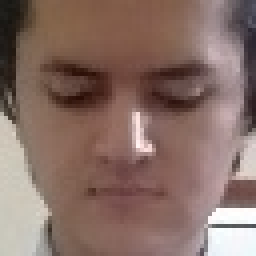
#> input picture More_Improving_Age_Regression/Dataset/UTKFace (Reduced and sameed + arham)/21_N_Sameed_11_.jpg, 64 x 64 px, found by its file name (shown 4 times larger); its folder holds 4 pictures in this run
$ jupyter execute --allow-errors Regularization_Ass3_Task1.ipynb
#> lines starting #> are read from the running program, lines starting #| are printed output that depends on the picture
[cell 1]
import cv2
import os
import pickle
import numpy as np

from sklearn.model_selection import train_test_split
from sklearn.linear_model import LinearRegression
from sklearn.linear_model import SGDRegressor
from sklearn.metrics import r2_score, mean_squared_error

from sklearn.model_selection import GridSearchCV
from sklearn.linear_model import RidgeCV
from sklearn.linear_model import ElasticNetCV
from sklearn.linear_model import LassoCV

[cell 2]
#Path to the raw images
path_raw = r"C:\Users\Sameed\Desktop\ML_Overall_Work\More_Improving_Age_Regression\Dataset\UTKFace (Reduced and sameed + arham)"

#Get the names of all the images
images = os.listdir(path_raw)

#Store the paths of all the cropped images we will save later
paths_cropped = []

img_dim = 32

[cell 3]
unknown_ages = []
features = []

#Store all the paths for the unknown images
for unknowns in enumerate(images):

    age = ""
    for i in range(0,6):
        if(unknowns[1][i] == "_"):
            break
        else:
            age += unknowns[1][i]

    unknown_ages.append(int(age))

    path = path_raw + "\\" + unknowns[1]
    image = cv2.imread(path)
#> image is the input picture: shape (64, 64, 3); mean B, G, R 102, 110.3, 135.8

    img_resize = cv2.resize(image, (img_dim,img_dim))
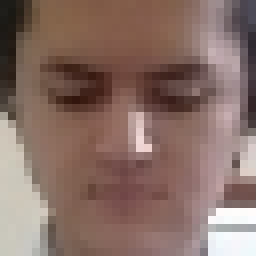
#> img_resize: shape (32, 32, 3) (shown 8 times larger); mean B, G, R 102.2, 110.4, 135.9
    features.append(img_resize.flatten())
#> pass 2 of the loop `for unknowns in enumerate(images):`:
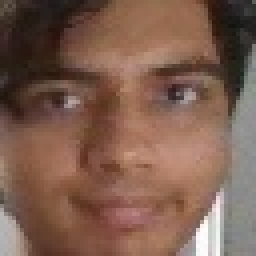
#> input picture More_Improving_Age_Regression/Dataset/UTKFace (Reduced and sameed + arham)/22_S_Arham_36_.jpg, 64 x 64 px, found by its file name (shown 4 times larger)
#> image is the input picture: shape (64, 64, 3); mean B, G, R 79.3, 94, 125.5
#> `img_resize = cv2.resize(image, (img_dim,img_dim))`:
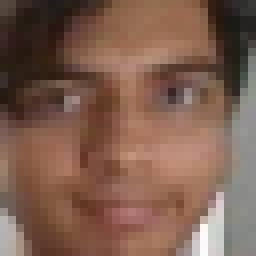
#> img_resize: shape (32, 32, 3) (shown 8 times larger); mean B, G, R 79.4, 94.1, 125.7
#> pass 3 of the loop `for unknowns in enumerate(images):`:
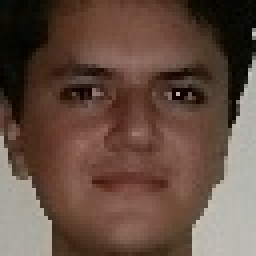
#> input picture More_Improving_Age_Regression/Dataset/UTKFace (Reduced and sameed + arham)/22_S_Sameed_51_.jpg, 64 x 64 px, found by its file name (shown 4 times larger)
#> image is the input picture: shape (64, 64, 3); mean B, G, R 65.6, 77.6, 100.8
#> `img_resize = cv2.resize(image, (img_dim,img_dim))`:
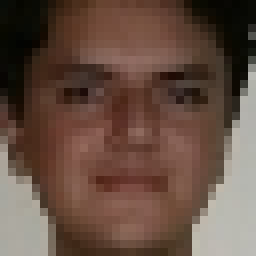
#> img_resize: shape (32, 32, 3) (shown 8 times larger); mean B, G, R 65.8, 77.7, 100.9
#> the loop made 4 passes; the first 3 are shown
